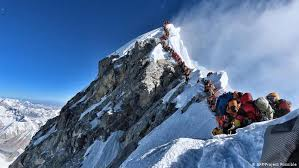
%> input picture data/everest.jpg, 299 x 168 px
$ octave --eval "result = bit_operation('data/everest.jpg');"   (GNU Octave 9; MATLAB toolbox functions it lacks are replaced by stand-ins)
%> lines starting %> are read from the running program, lines starting %| are printed output that depends on the picture; in (x1, y1, x2, y2) boxes, pixels count from 0 and x2, y2 are one past the last pixel; in counts of white or black regions, pixels touching at a corner belong together; the program's own positions count from 1
function output = bit_operation(filename)
%> called with filename = 'data/everest.jpg'
    Img = imread(filename);
%> Img is the input picture: size 168x299x3 uint8; mean R, G, B 89.5, 116.1, 153
    gray = rgb2gray(Img);
    b1 = double(bitget(gray,1));
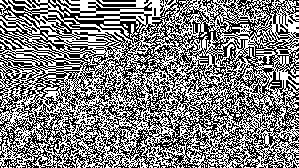
%> b1: size 168x299 double; values 0 (black) and 1 (white), 50.2% white; black in thin lines or dots
    b2 = double(bitget(gray,2));
%> b2: size 168x299 double; values 0 (black) and 1 (white), 49.9% white in thin lines or dots
    b3 = double(bitget(gray,3));
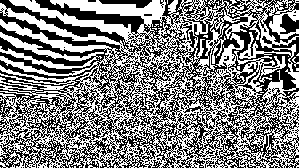
%> b3: size 168x299 double; values 0 (black) and 1 (white), 50.8% white; black in thin lines or dots
    b4 = double(bitget(gray,4));
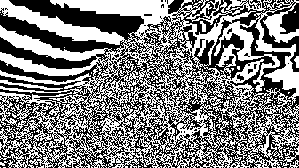
%> b4: size 168x299 double; values 0 (black) and 1 (white), 50% white; 136 black regions (131 under 20 px), largest, box (x1, y1, x2, y2) and area: (0, 0, 299, 168) 24643, (250, 0, 261, 9) 36, (237, 74, 244, 81) 29, (236, 88, 249, 93) 21, (278, 137, 288, 143) 21
    b5 = double(bitget(gray,5));
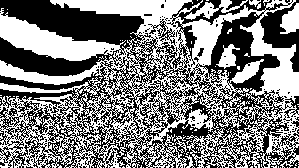
%> b5: size 168x299 double; values 0 (black) and 1 (white), 49.7% white; 162 white regions (154 under 20 px), largest, box (x1, y1, x2, y2) and area: (0, 0, 299, 168) 23319, (184, 0, 248, 20) 398, (280, 3, 299, 34) 376
    b6 = double(bitget(gray,6));
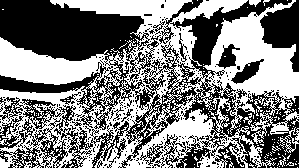
%> b6: size 168x299 double; values 0 (black) and 1 (white), 50% white; 213 white regions (205 under 20 px), largest, box (x1, y1, x2, y2) and area: (0, 0, 299, 168) 24151, (209, 96, 231, 132) 263, (249, 0, 261, 7) 51
    b7 = double(bitget(gray,7));
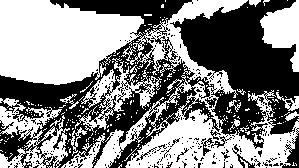
%> b7: size 168x299 double; values 0 (black) and 1 (white), 52.3% white; 247 black regions (236 under 20 px), largest, box (x1, y1, x2, y2) and area: (0, 0, 299, 168) 22551, (280, 128, 299, 168) 294, (232, 144, 255, 168) 112
    b8 = double(bitget(gray,8));
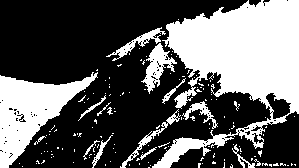
%> b8: size 168x299 double; values 0 (black) and 1 (white), 37.1% white; 155 white regions (138 under 20 px), largest, box (x1, y1, x2, y2) and area: (152, 0, 299, 168) 11764, (0, 72, 98, 168) 4074, (141, 43, 177, 94) 689

    output = cat(8,b1,b2,b3,b4,b5,b6,b7,b8);

    figure,
    imshow(Img), title('Original:');
    figure,
    subplot(2,2,1)
    imshow(b1), title('Bit Plan: 1');
    subplot(2,2,2)
    imshow(b2), title('Bit Plan: 2');
    subplot(2,2,3)
    imshow(b3), title('Bit Plan: 3');
    subplot(2,2,4)
    imshow(b4), title('Bit Plan: 4');
    figure,
    subplot(2,2,1)
    imshow(b5), title('Bit Plan: 5');
    subplot(2,2,2)
    imshow(b6), title('Bit Plan: 6');
    subplot(2,2,3)
    imshow(b7), title('Bit Plan: 7');
    subplot(2,2,4)
    imshow(b8), title('Bit Plan: 8');

end
